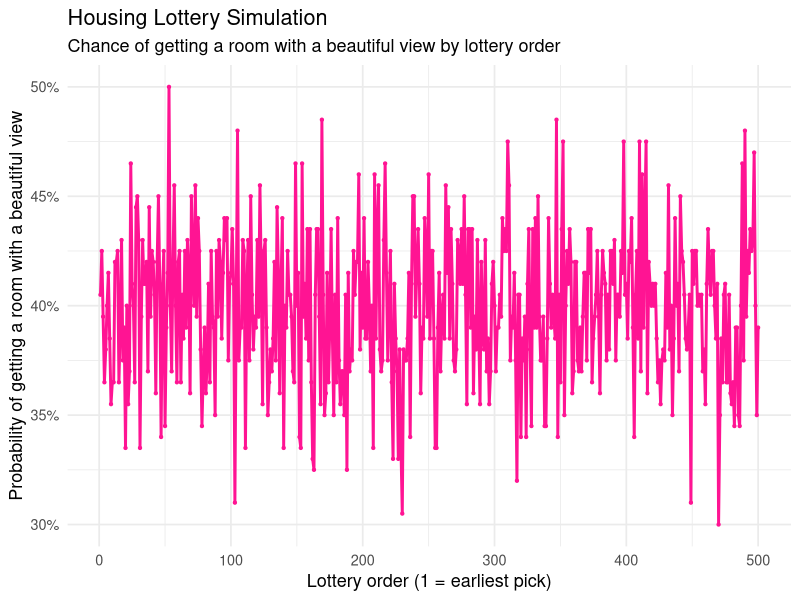

The R script that drew this image:
## ---- chunk 1
#| echo: true
#| message: false
#| warning: false

set.seed(47) # I chose 47 as the seed because of Pomona College.
library(tidyverse)

# this function runs one random housing draw 
housing_lottery <- function(total_students = 500, view_rooms = 200){
  order <- sample.int(total_students) # random lottery order
  tibble(
    order_number = 1:total_students,
    room_type = if_else(order <= view_rooms, "beautiful_view", "regular")
  )
}

#  this function will help me find how often a position gets a view room
#  (it now uses a lightweight simulation to speed things up dramatically)
position_success <- function(order_spot, trials = 200,
                             total_students = 500, view_rooms = 200){
  mean(
    replicate(trials, {
      order <- sample.int(total_students)  # random lottery order
      pick_rank <- match(order_spot, order)
      pick_rank <= view_rooms
    })
  )
}

spots <- 1:500
chance_by_spot <- map_dbl(spots, \(x) position_success(x))

results <- tibble(order_spot = spots, prob_view = chance_by_spot)

# Let's plot the results so we can better see the results of the simulation. I am using pink as the color as I like pink!
ggplot(results, aes(x = order_spot, y = prob_view)) +
  geom_line(color = "deeppink", linewidth = 1) +
  geom_point(color = "deeppink", size = 0.8) +
  scale_y_continuous(labels = scales::percent_format()) +
  labs(
    title = "Housing Lottery Simulation",
    subtitle = "Chance of getting a room with a beautiful view by lottery order",
    x = "Lottery order (1 = earliest pick)",
    y = "Probability of getting a room with a beautiful view"
  ) +
  theme_minimal(base_size = 13)
